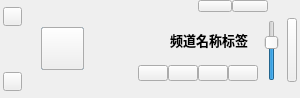
<?xml version="1.0" encoding="UTF-8"?>
<ui version="4.0">
 <class>radioDialog</class>
 <widget class="QDialog" name="radioDialog">
  <property name="geometry">
   <rect>
    <x>0</x>
    <y>0</y>
    <width>300</width>
    <height>98</height>
   </rect>
  </property>
  <property name="minimumSize">
   <size>
    <width>300</width>
    <height>98</height>
   </size>
  </property>
  <property name="maximumSize">
   <size>
    <width>300</width>
    <height>98</height>
   </size>
  </property>
  <property name="windowTitle">
   <string>radioPlayer</string>
  </property>
  <widget class="QLabel" name="backLabel">
   <property name="geometry">
    <rect>
     <x>0</x>
     <y>0</y>
     <width>300</width>
     <height>98</height>
    </rect>
   </property>
   <property name="text">
    <string/>
   </property>
   <property name="pixmap">
    <pixmap resource="radio.qrc">:/图片/radioPlayer.png</pixmap>
   </property>
   <property name="scaledContents">
    <bool>true</bool>
   </property>
  </widget>
  <widget class="QPushButton" name="pauseButton">
   <property name="geometry">
    <rect>
     <x>41</x>
     <y>27</y>
     <width>43</width>
     <height>43</height>
    </rect>
   </property>
   <property name="styleSheet">
    <string notr="true">QPushButton#pauseButton{
border-image: url(:/图片/暂停按钮/pause.png);
}
QPushButton#pauseButton:hover{
border-image: url(:/图片/暂停按钮/pause_hover.png);
}
QPushButton#pauseButton:pressed{
border-image: url(:/图片/暂停按钮/pause_pressed.png);
}</string>
   </property>
   <property name="text">
    <string/>
   </property>
  </widget>
  <widget class="QPushButton" name="playButton">
   <property name="geometry">
    <rect>
     <x>41</x>
     <y>27</y>
     <width>43</width>
     <height>43</height>
    </rect>
   </property>
   <property name="styleSheet">
    <string notr="true">QPushButton#playButton{
border-image: url(:/图片/播放按钮/play.png);
}
QPushButton#playButton:hover{
border-image: url(:/图片/播放按钮/play_hover.png);
}
QPushButton#playButton:pressed{
border-image: url(:/图片/播放按钮/play_pressed.png);
}</string>
   </property>
   <property name="text">
    <string/>
   </property>
  </widget>
  <widget class="QPushButton" name="stopButton">
   <property name="geometry">
    <rect>
     <x>228</x>
     <y>65</y>
     <width>30</width>
     <height>16</height>
    </rect>
   </property>
   <property name="styleSheet">
    <string notr="true">QPushButton#stopButton{
border-image: url(:/图片/停止按钮/stop.png);
}
QPushButton#stopButton:hover{
border-image: url(:/图片/停止按钮/stop_hover.png);
}
QPushButton#stopButton:pressed{
border-image: url(:/图片/停止按钮/stop_pressed.png);
}</string>
   </property>
   <property name="text">
    <string/>
   </property>
   <property name="shortcut">
    <string>Down</string>
   </property>
  </widget>
  <widget class="QPushButton" name="refreshButton">
   <property name="geometry">
    <rect>
     <x>198</x>
     <y>65</y>
     <width>30</width>
     <height>16</height>
    </rect>
   </property>
   <property name="styleSheet">
    <string notr="true">QPushButton#refreshButton{
border-image: url(:/图片/刷新按钮/refresh.png);
}
QPushButton#refreshButton:hover{
border-image: url(:/图片/刷新按钮/refresh_hover.png);
}
QPushButton#refreshButton:pressed{
border-image: url(:/图片/刷新按钮/refresh_pressed.png);
}</string>
   </property>
   <property name="text">
    <string/>
   </property>
   <property name="shortcut">
    <string>Up</string>
   </property>
  </widget>
  <widget class="QPushButton" name="nextButton">
   <property name="geometry">
    <rect>
     <x>168</x>
     <y>65</y>
     <width>30</width>
     <height>16</height>
    </rect>
   </property>
   <property name="styleSheet">
    <string notr="true">QPushButton#nextButton{
border-image: url(:/图片/下一曲按钮/next.png);
}
QPushButton#nextButton:hover{
border-image: url(:/图片/下一曲按钮/next_hover.png);
}
QPushButton#nextButton:pressed{
border-image: url(:/图片/下一曲按钮/next_pressed.png);
}</string>
   </property>
   <property name="text">
    <string/>
   </property>
   <property name="shortcut">
    <string>Right</string>
   </property>
  </widget>
  <widget class="QPushButton" name="lastButton">
   <property name="geometry">
    <rect>
     <x>138</x>
     <y>65</y>
     <width>30</width>
     <height>16</height>
    </rect>
   </property>
   <property name="styleSheet">
    <string notr="true">QPushButton#lastButton{
border-image: url(:/图片/上一曲按钮/last.png);
}
QPushButton#lastButton:hover{
border-image: url(:/图片/上一曲按钮/last_hover.png);
}
QPushButton#lastButton:pressed{
border-image: url(:/图片/上一曲按钮/last_pressed.png);
}</string>
   </property>
   <property name="text">
    <string/>
   </property>
   <property name="shortcut">
    <string>Left</string>
   </property>
  </widget>
  <widget class="QSlider" name="volumeSlider">
   <property name="geometry">
    <rect>
     <x>258</x>
     <y>20</y>
     <width>28</width>
     <height>61</height>
    </rect>
   </property>
   <property name="styleSheet">
    <string notr="true">QSlider::groove:vertical {
border-image: url(:/图片/音量杆/slider.png);
      position: absolute; /* absolutely position 4px from the left and right of the widget. setting margins on the widget should work too... */
      left: 4px; right: 4px;
  }
  QSlider::handle:vertical {
border-image: url(:/图片/音量杆/slideBlock.png);
      height: 14px;
      margin: -1 3px; /* expand outside the groove */
  }
</string>
   </property>
   <property name="maximum">
    <number>150</number>
   </property>
   <property name="value">
    <number>100</number>
   </property>
   <property name="orientation">
    <enum>Qt::Vertical</enum>
   </property>
  </widget>
  <widget class="QPushButton" name="minButton">
   <property name="geometry">
    <rect>
     <x>198</x>
     <y>0</y>
     <width>34</width>
     <height>12</height>
    </rect>
   </property>
   <property name="styleSheet">
    <string notr="true">QPushButton#minButton{
border-image: url(:/图片/最小化/min.png);
}
QPushButton#minButton:hover{
border-image: url(:/图片/最小化/min_pressed.png);
}
</string>
   </property>
   <property name="text">
    <string/>
   </property>
  </widget>
  <widget class="QPushButton" name="closeButton">
   <property name="geometry">
    <rect>
     <x>232</x>
     <y>0</y>
     <width>36</width>
     <height>12</height>
    </rect>
   </property>
   <property name="styleSheet">
    <string notr="true">QPushButton#closeButton{
border-image: url(:/图片/关闭/close.png);
}
QPushButton#closeButton:hover{
border-image: url(:/图片/关闭/close_pressed.png);
}
</string>
   </property>
   <property name="text">
    <string/>
   </property>
  </widget>
  <widget class="QPushButton" name="listButton">
   <property name="geometry">
    <rect>
     <x>287</x>
     <y>18</y>
     <width>10</width>
     <height>64</height>
    </rect>
   </property>
   <property name="styleSheet">
    <string notr="true">QPushButton#listButton{
border-image: url(:/图片/列表按钮/listR.png);
}
QPushButton#listButton:hover{
border-image: url(:/图片/列表按钮/listR_pressed.png);
}</string>
   </property>
   <property name="text">
    <string/>
   </property>
  </widget>
  <widget class="QPushButton" name="videoButton">
   <property name="geometry">
    <rect>
     <x>3</x>
     <y>7</y>
     <width>19</width>
     <height>19</height>
    </rect>
   </property>
   <property name="styleSheet">
    <string notr="true">QPushButton#videoButton{
border-image: url(:/图片/视频按钮/video.png);
}
QPushButton#videoButton:hover{
border-image: url(:/图片/视频按钮/video_pressed.png);
}</string>
   </property>
   <property name="text">
    <string/>
   </property>
  </widget>
  <widget class="QPushButton" name="setButton">
   <property name="geometry">
    <rect>
     <x>3</x>
     <y>72</y>
     <width>19</width>
     <height>19</height>
    </rect>
   </property>
   <property name="styleSheet">
    <string notr="true">QPushButton#setButton{
border-image: url(:/图片/设置按钮/settings.png);
}
QPushButton#setButton:hover{
border-image: url(:/图片/设置按钮/settings_pressed.png);
}</string>
   </property>
   <property name="text">
    <string/>
   </property>
  </widget>
  <widget class="QLabel" name="titleLabel">
   <property name="geometry">
    <rect>
     <x>100</x>
     <y>5</y>
     <width>44</width>
     <height>12</height>
    </rect>
   </property>
   <property name="styleSheet">
    <string notr="true"/>
   </property>
   <property name="text">
    <string/>
   </property>
   <property name="pixmap">
    <pixmap resource="radio.qrc">:/图片/标题/title.png</pixmap>
   </property>
   <property name="scaledContents">
    <bool>true</bool>
   </property>
  </widget>
  <widget class="QLabel" name="radioLabel">
   <property name="geometry">
    <rect>
     <x>170</x>
     <y>30</y>
     <width>82</width>
     <height>19</height>
    </rect>
   </property>
   <property name="font">
    <font>
     <family>微软雅黑</family>
     <pointsize>10</pointsize>
     <weight>75</weight>
     <bold>true</bold>
    </font>
   </property>
   <property name="text">
    <string>频道名称标签</string>
   </property>
   <property name="margin">
    <number>0</number>
   </property>
   <property name="indent">
    <number>-1</number>
   </property>
  </widget>
 </widget>
 <resources>
  <include location="radio.qrc"/>
 </resources>
 <connections/>
</ui>
